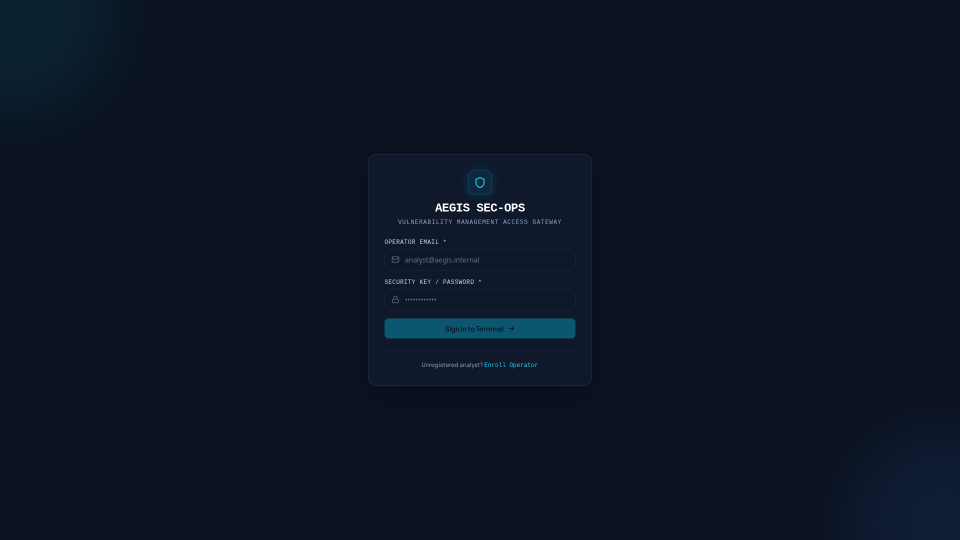
#> input picture video_assets/01_login_page.png, 1920 x 1080 px, found by its file name (shown at 1/2 size)
$ python video_maker.py
#> lines starting #> are read from the running program, lines starting #| are printed output that depends on the picture
#!/usr/bin/env python3
"""AEGIS Promotional Product Advertisement Video Generator.

Generates a 60-second high-definition (1920x1080 @ 30fps) cinematic promo
with subtle Ken Burns animations, styled typography overlays, and seamless transitions.
"""

import math
import os
import shutil
import subprocess
from pathlib import Path
from PIL import Image, ImageDraw, ImageFont, ImageFilter

BASE_DIR = Path("/home/satya/.gemini/antigravity/scratch/aegis")
ASSETS_DIR = BASE_DIR / "video_assets"
FRAME_DIR = BASE_DIR / "video_frames"
OUTPUT_MP4 = Path("/home/satya/aegis-promo.mp4")

WIDTH = 1920
HEIGHT = 1080
FPS = 30
TOTAL_DURATION = 60  # seconds
TOTAL_FRAMES = TOTAL_DURATION * FPS  # 1800 frames

# Clean and prepare frames directory
if FRAME_DIR.exists():
    shutil.rmtree(FRAME_DIR)
FRAME_DIR.mkdir(parents=True, exist_ok=True)

# Fonts
FONT_BOLD_PATH = "/usr/share/fonts/truetype/dejavu/DejaVuSans-Bold.ttf"
FONT_REGULAR_PATH = "/usr/share/fonts/truetype/dejavu/DejaVuSans.ttf"
FONT_MONO_PATH = "/usr/share/fonts/truetype/dejavu/DejaVuSansMono.ttf"

def load_fonts():
    return {
        "title_large": ImageFont.truetype(FONT_BOLD_PATH, 68),
        "title_medium": ImageFont.truetype(FONT_BOLD_PATH, 52),
        "headline": ImageFont.truetype(FONT_BOLD_PATH, 42),
        "body": ImageFont.truetype(FONT_REGULAR_PATH, 32),
        "badge_num": ImageFont.truetype(FONT_BOLD_PATH, 36),
        "badge_label": ImageFont.truetype(FONT_BOLD_PATH, 24),
        "mono_url": ImageFont.truetype(FONT_MONO_PATH, 46),
        "sub": ImageFont.truetype(FONT_REGULAR_PATH, 26),
    }

FONTS = load_fonts()

# Color definitions (AEGIS Navy / Cyber theme)
COLOR_BG_DARK = (10, 15, 29)          # Deep navy/slate #0a0f1d
COLOR_CYAN = (6, 182, 212)            # Accent cyan #06b6d4
COLOR_TEAL = (20, 184, 166)           # Accent teal #14b8a6
COLOR_EMERALD = (16, 185, 129)        # Verified emerald
COLOR_ROSE = (244, 63, 94)            # Alert rose #f43f5e
COLOR_PURPLE = (168, 85, 247)         # Purple accent
COLOR_WHITE = (255, 255, 255)
COLOR_MUTED = (148, 163, 184)         # Slate 400

# Cache loaded screenshots
SCREENSHOTS = {
    1: Image.open(ASSETS_DIR / "01_login_page.png").convert("RGBA"),
    2: Image.open(ASSETS_DIR / "02_dashboard.png").convert("RGBA"),
    3: Image.open(ASSETS_DIR / "03_scan_initiation.png").convert("RGBA"),
    4: Image.open(ASSETS_DIR / "04_scan_progress.png").convert("RGBA"),
    5: Image.open(ASSETS_DIR / "05_vulns_table.png").convert("RGBA"),
    6: Image.open(ASSETS_DIR / "06_evidence_drawer.png").convert("RGBA"),
    7: Image.open(ASSETS_DIR / "07_origin_infrastructure_map.png").convert("RGBA"),
    8: Image.open(ASSETS_DIR / "08_pdf_report_view.png").convert("RGBA"),
}
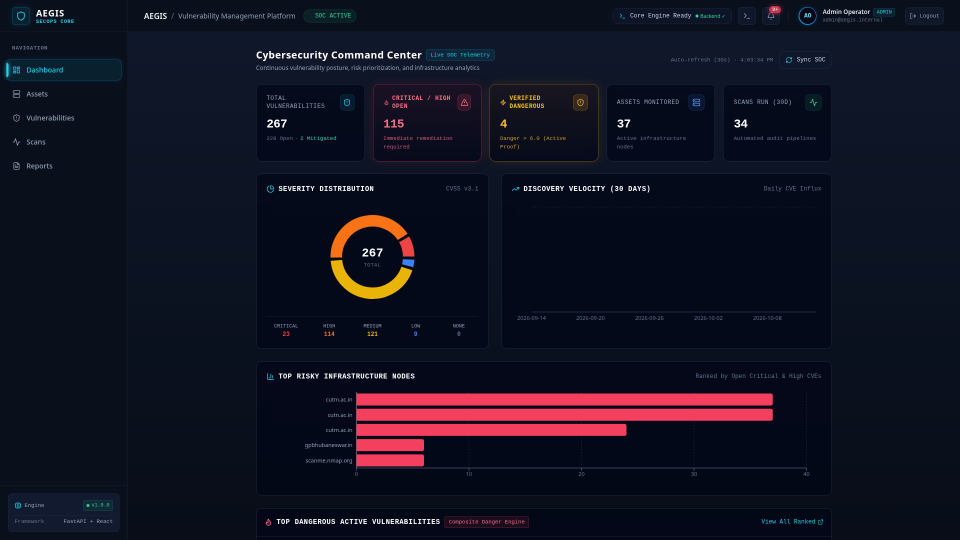
#> input picture video_assets/02_dashboard.png, 1920 x 1080 px, found by its file name (shown at 1/2 size)
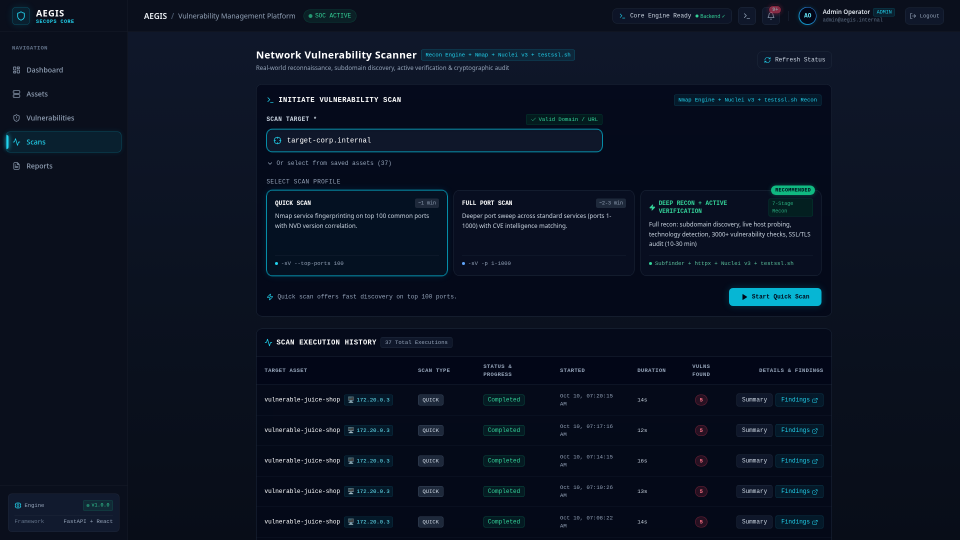
#> input picture video_assets/03_scan_initiation.png, 1920 x 1080 px, found by its file name (shown at 1/2 size)
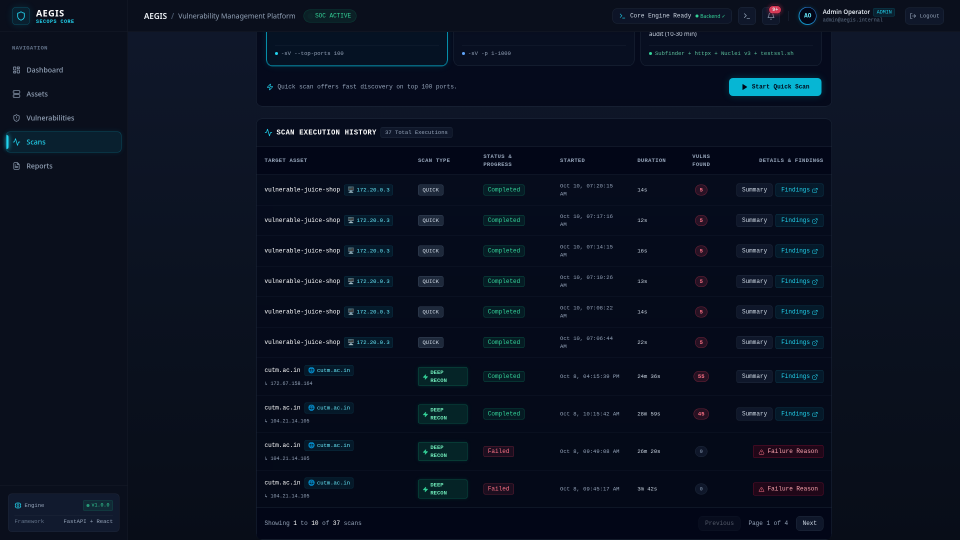
#> input picture video_assets/04_scan_progress.png, 1920 x 1080 px, found by its file name (shown at 1/2 size)
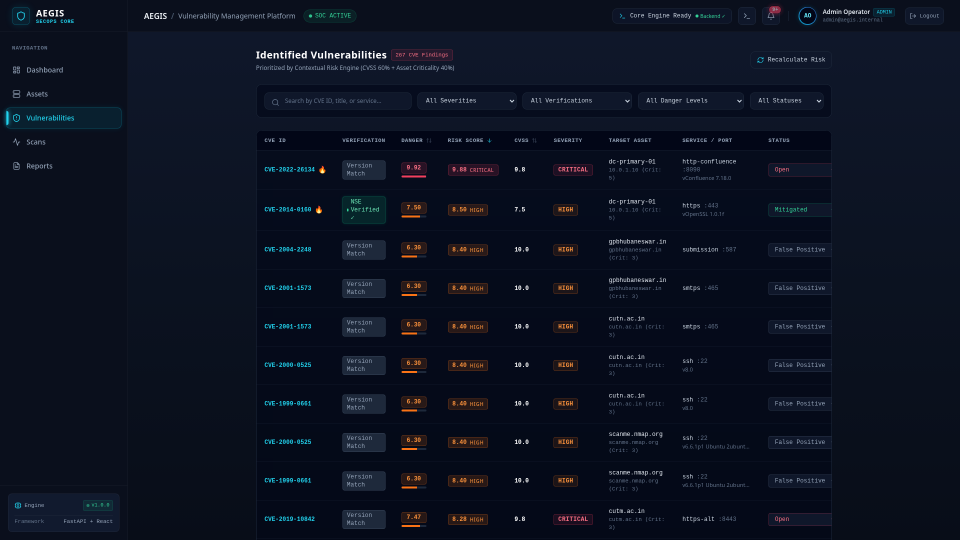
#> input picture video_assets/05_vulns_table.png, 1920 x 1080 px, found by its file name (shown at 1/2 size)
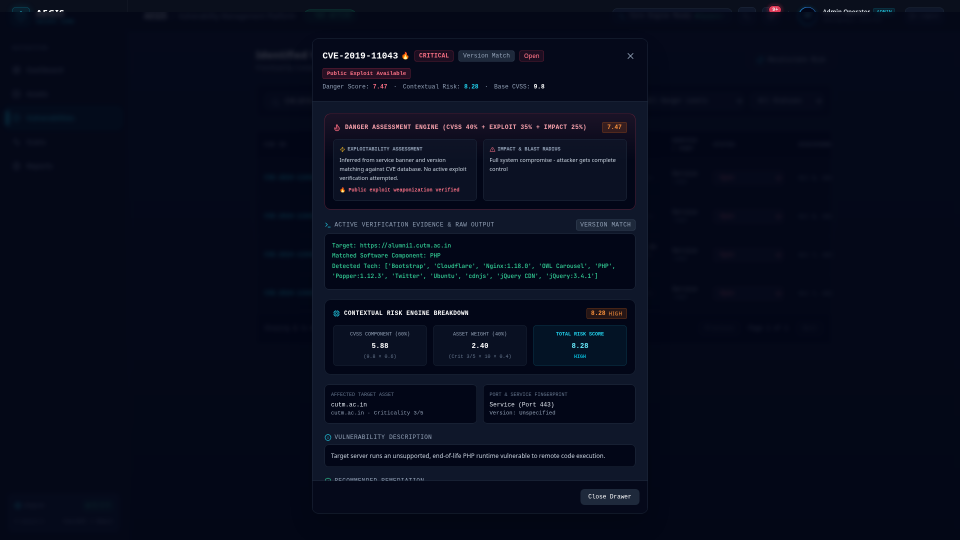
#> input picture video_assets/06_evidence_drawer.png, 1920 x 1080 px, found by its file name (shown at 1/2 size)
#> (the run stopped early here; a loop or call above may not have finished)
